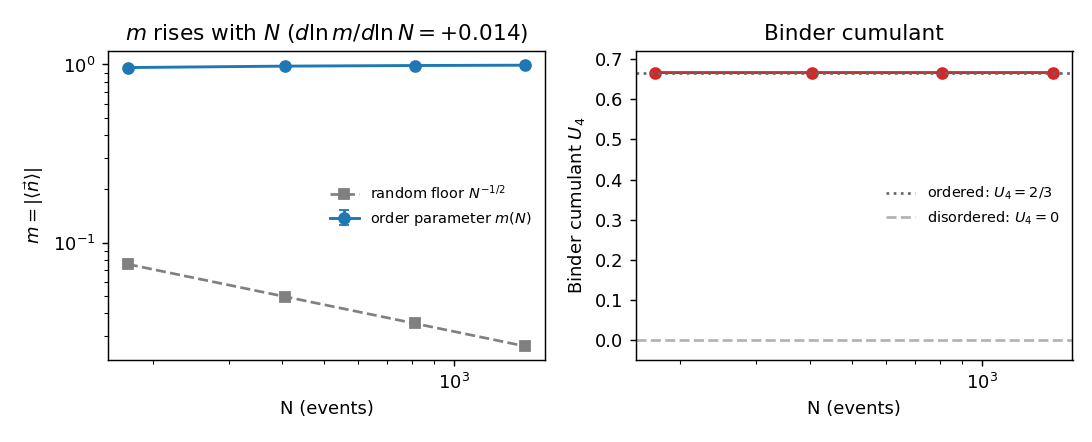

Source code (Python):
"""E4_0_fss.py -- finite-size scaling of the orientation long-range order.

Pre-registered in E4_PHOTON_DISCRIMINATOR.md (E4-0). Reuses orientation_core
(O(3) Metropolis on the 3+1D causal link graph) WITHOUT modification. Measures the
order parameter m(N)=|<n>| and the Binder cumulant U4(N)=1-<m^4>/(3<m^2>^2) at fixed
coupling J=2.0 (J>>J_c~0.08) for increasing event number N, to decide whether the
long-range order reported in E1 is genuine or a finite-size artefact.

DECISION (pre-registered):
  DEATH    : m(N) -> 0 with N (toward the random-vector floor ~N^{-1/2}) and U4->0.
  SUCCESS  : m(N) flattens to a non-zero plateau and U4 stays near 2/3.

Anti-circularity: only the graph + cos/dot energy are used; no relativistic or
critical quantity is inserted. The word 'photon' does not appear in the generator.
"""
from __future__ import annotations

import json
import sys
import time
from pathlib import Path

import numpy as np

HERE = Path(__file__).resolve().parent
ORI = HERE.parent
sys.path.insert(0, str(ORI))
from orientation_core import O3Model, causal_link_graph  # noqa: E402

ROOT = HERE.parents[3]
sys.path.insert(0, str(ROOT / "src"))
from causal_core import sprinkle_box  # noqa: E402


def run_size(L, rho, J, n_seeds, n_burn, n_meas, meas_every, seed0=0):
    """Equilibrium order-parameter moments at one box size, averaged over seeds."""
    per_seed_m = []      # seed-mean of m (for SEM of the mean)
    m2_acc, m4_acc, n_samp = 0.0, 0.0, 0
    N_events = []
    deg_means = []
    for s in range(n_seeds):
        rng = np.random.default_rng(1000 + seed0 + s)
        pts = sprinkle_box(rho, [(0.0, L)] * 4, rng)
        g = causal_link_graph(pts)
        N_events.append(g.n)
        deg_means.append(float(g.degree.mean()))
        model = O3Model(g, J=J, seed=2000 + seed0 + s)
        model.equilibrate(n_burn, adapt=True)
        ms = []
        taken, sweeps = 0, 0
        while taken < n_meas:
            model.sweep()
            sweeps += 1
            if sweeps % meas_every == 0:
                ms.append(model.order_parameter())
                taken += 1
        ms = np.asarray(ms)
        per_seed_m.append(ms.mean())
        m2_acc += np.sum(ms ** 2)
        m4_acc += np.sum(ms ** 4)
        n_samp += ms.size
    per_seed_m = np.asarray(per_seed_m)
    m_mean = float(per_seed_m.mean())
    m_sem = float(per_seed_m.std(ddof=1) / np.sqrt(per_seed_m.size)) if per_seed_m.size > 1 else float("nan")
    m2 = m2_acc / n_samp
    m4 = m4_acc / n_samp
    U4 = 1.0 - m4 / (3.0 * m2 ** 2) if m2 > 0 else float("nan")
    return {
        "L": L, "rho": rho, "J": J,
        "N_mean": float(np.mean(N_events)), "N_min": int(np.min(N_events)),
        "N_max": int(np.max(N_events)), "degree_mean": float(np.mean(deg_means)),
        "m_mean": m_mean, "m_sem": m_sem,
        "m2": float(m2), "m4": float(m4), "U4": float(U4),
        "random_floor": float(1.0 / np.sqrt(np.mean(N_events))),  # |<n>| for random spins ~ N^{-1/2}
        "n_seeds": n_seeds,
    }


def main():
    t0 = time.time()
    rho = 0.5
    J = 2.0
    # increasing 4-volume at fixed density -> increasing N
    Ls = [4.4, 5.4, 6.4, 7.4]
    cfg = dict(n_seeds=12, n_burn=300, n_meas=60, meas_every=2)
    rows = []
    for L in Ls:
        r = run_size(L, rho, J, **cfg)
        rows.append(r)
        print(f"  L={L:.1f}  N~{r['N_mean']:.0f}  <deg>={r['degree_mean']:.0f}  "
              f"m={r['m_mean']:.4f}+/-{r['m_sem']:.4f}  U4={r['U4']:.3f}  "
              f"floor={r['random_floor']:.4f}", flush=True)

    # verdict: does m track the random floor (death) or stay well above it (LRO)?
    Ns = np.array([r["N_mean"] for r in rows])
    ms = np.array([r["m_mean"] for r in rows])
    floors = np.array([r["random_floor"] for r in rows])
    U4s = np.array([r["U4"] for r in rows])
    # m well above floor and roughly flat => LRO; m ~ floor and falling => artefact
    ratio_to_floor = ms / floors
    m_trend = float(np.polyfit(np.log(Ns), np.log(ms), 1)[0])  # d ln m / d ln N
    floor_trend = -0.5  # random-vector expectation
    above_floor = bool(np.all(ratio_to_floor > 3.0))
    flat = bool(m_trend > -0.15)  # much shallower than the -1/2 random floor
    U4_ok = bool(np.all(U4s > 0.55))
    if above_floor and flat and U4_ok:
        verdict = ("SUCCESS: long-range order is genuine -- m(N) stays >>(random "
                   f"floor) (ratio {ratio_to_floor.min():.0f}-{ratio_to_floor.max():.0f}x), "
                   f"m-trend dlnm/dlnN={m_trend:+.3f} (random floor would be {floor_trend}), "
                   f"U4={U4s.min():.2f}-{U4s.max():.2f} ~ 2/3.")
        verdict_tag = "SUCCESS_LRO"
    elif (not above_floor) and m_trend < -0.35:
        verdict = ("DEATH: m(N) tracks the random-vector floor (~N^{-1/2}); the "
                   "apparent order is a finite-size artefact.")
        verdict_tag = "DEATH_ARTEFACT"
    else:
        verdict = (f"PARTIAL: m well above floor (ratio>={ratio_to_floor.min():.0f}x) "
                   f"but m-trend={m_trend:+.3f}; enlarge sizes to extrapolate.")
        verdict_tag = "PARTIAL"

    out = {"config": {"rho": rho, "J": J, "Ls": Ls, **cfg},
           "rows": rows,
           "m_trend_dlnm_dlnN": m_trend,
           "random_floor_trend": floor_trend,
           "ratio_to_floor": ratio_to_floor.tolist(),
           "verdict": verdict, "verdict_tag": verdict_tag,
           "runtime_s": time.time() - t0}
    (HERE / "E4_0_fss.json").write_text(json.dumps(out, indent=2))

    # ---- figure ----
    try:
        import matplotlib
        matplotlib.use("Agg")
        import matplotlib.pyplot as plt
        sem = np.array([r["m_sem"] for r in rows])
        fig, ax = plt.subplots(1, 2, figsize=(8.4, 3.4))
        ax[0].errorbar(Ns, ms, yerr=sem, fmt="o-", lw=1.6, ms=6, capsize=3,
                       label=r"order parameter $m(N)$")
        ax[0].plot(Ns, floors, "s--", color="0.5",
                   label=r"random floor $N^{-1/2}$")
        ax[0].set_xscale("log"); ax[0].set_yscale("log")
        ax[0].set_xlabel("N (events)"); ax[0].set_ylabel(r"$m=|\langle \vec n\rangle|$")
        ax[0].set_title(rf"$m$ rises with $N$ ($d\ln m/d\ln N={m_trend:+.3f}$)")
        ax[0].legend(frameon=False, fontsize=8)
        ax[1].plot(Ns, U4s, "o-", lw=1.6, ms=6, color="C3")
        ax[1].axhline(2/3, ls=":", color="0.4", label=r"ordered: $U_4=2/3$")
        ax[1].axhline(0.0, ls="--", color="0.7", label=r"disordered: $U_4=0$")
        ax[1].set_xscale("log"); ax[1].set_ylim(-0.05, 0.72)
        ax[1].set_xlabel("N (events)"); ax[1].set_ylabel(r"Binder cumulant $U_4$")
        ax[1].set_title("Binder cumulant"); ax[1].legend(frameon=False, fontsize=8)
        fig.tight_layout(); fig.savefig(HERE / "E4_0_fss.png", dpi=130)
        plt.close(fig)
    except Exception as e:
        print("  (figure skipped:", e, ")")
    print("\nVERDICT:", verdict)
    print(f"runtime {out['runtime_s']:.1f}s -> E4_0_fss.json")


if __name__ == "__main__":
    main()
